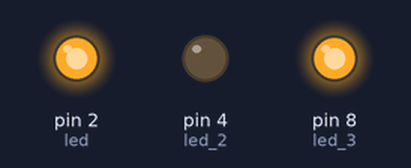
Recording of a sketch running on a simulated Arduino Uno, built with avr-gcc and run on an emulated ATmega328P. Shown: output pins drawn as LEDs (lit = HIGH).

Above: at 0.2 s.
At 2.7 s:
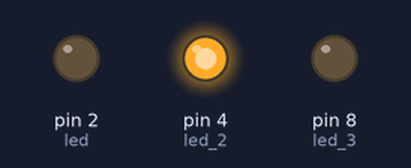
Timing chart, 0 to 3.0 s (numbered marks = the images above):
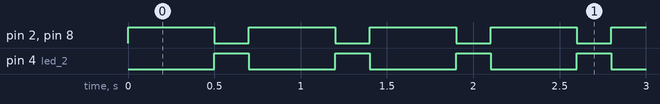

The sketch:

acende_LEDs.ino
```cpp
/*
  Blink
  Existem 3 LEDs que alteram seu estado para aceso e apagado repetidamente.
 */

// Nomeia os pinos que serão utilizados
int led = 2; //LED_BUILTIN
int led_2 = 4;
int led_3 = 8;

// Inicia assim que o botão reset é pressionado
void setup() {
  // Inicializa como um output
  pinMode(led, OUTPUT);
  pinMode(led_2, OUTPUT);
  pinMode(led_3, OUTPUT);
}

// O loop acontece repetidamente
void loop() {
  digitalWrite(led, HIGH);   // Liga o LED (HIGH é o nível de voltagem)
  digitalWrite(led_2,LOW);
  digitalWrite(led_3, HIGH);
  delay(500); // Espera um tempo para alterar o estado dos LEDs
  digitalWrite(led, LOW);    // Desliga o LED mudando para LOW
  digitalWrite(led_2, HIGH);
  digitalWrite(led_3, LOW);
  delay(200); // Espera um tempo para alterar novamente
}
```

Measured:
- by itself, pin 2 (led), pin 8 (led_3): alternates HIGH for 0.50 s and LOW for 0.20 s
- by itself, pin 4 (led_2): alternates HIGH for 0.20 s and LOW for 0.50 s
